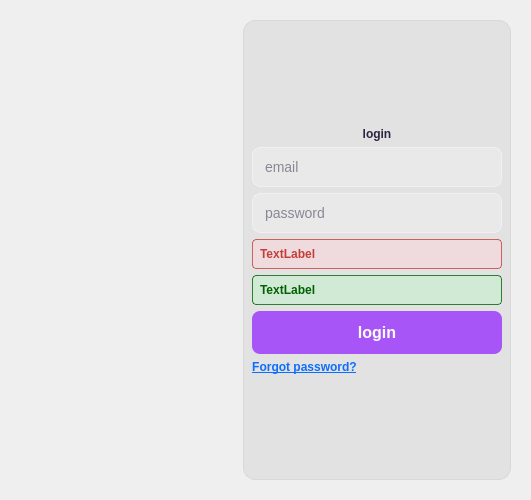
<?xml version="1.0" encoding="UTF-8"?>
<ui version="4.0">
 <class>login_dialog</class>
 <widget class="QDialog" name="login_dialog">
  <property name="geometry">
   <rect>
    <x>0</x>
    <y>0</y>
    <width>531</width>
    <height>500</height>
   </rect>
  </property>
  <property name="sizePolicy">
   <sizepolicy hsizetype="Maximum" vsizetype="Maximum">
    <horstretch>0</horstretch>
    <verstretch>0</verstretch>
   </sizepolicy>
  </property>
  <property name="minimumSize">
   <size>
    <width>531</width>
    <height>300</height>
   </size>
  </property>
  <property name="maximumSize">
   <size>
    <width>531</width>
    <height>500</height>
   </size>
  </property>
  <property name="windowTitle">
   <string>Dialog</string>
  </property>
  <property name="styleSheet">
   <string notr="true">/* -----------------------------------------
   DIALOG BACKGROUND WIDGET
----------------------------------------- */
QWidget#bg_widget {
    /* Full dialog background */
    /* FIX: Switched to background-image and related properties for a full background cover */
    background-image:url(:/icons/assets/sunset_2.jpg) ;
    background-repeat: no-repeat;
    background-position: center;
    background-size: cover; /* Tries to cover the entire area, similar to stretch */
    border: none;
}

/* -----------------------------------------
   FORM WIDGET (on top of background)
----------------------------------------- */
QWidget#form_widget {
    background-color: rgba(220, 220, 220, 0.7); /* translucent grey */
    border: 1px solid rgba(200, 200, 200, 0.5); /* subtle border */
    border-radius: 12px;
    padding: 20px;
}

/* -----------------------------------------
   LABELS INSIDE FORM
----------------------------------------- */
QWidget#form_widget QLabel {
    background: transparent;  /* completely transparent, no outline */
    color: #2D2440;           /* dark text */
    font-weight: 500;
    padding: 0;               /* remove any extra spacing */
    border: none;             /* ensure no borders */
}

/* -----------------------------------------
   FORM INPUTS
----------------------------------------- */
QLineEdit, QTextEdit {
    background-color: rgba(255, 255, 255, 0.25);
    border: 1px solid rgba(255, 255, 255, 0.4);
    border-radius: 8px;
    padding: 10px;
    color: #2D2440;
    font-size: 14px;
}

QLineEdit:focus, QTextEdit:focus {
    background-color: rgba(255, 255, 255, 0.35);
    border: 1px solid rgba(220, 180, 230, 0.8);
}

/* -----------------------------------------
   SIGNUP BUTTON
----------------------------------------- */
QPushButton#login_btn {
    background-color: #A855F7; /* solid purple */
    color: #FFFFFF;            /* white text */
    border: none;              /* clean look */
    border-radius: 8px;
    padding: 12px 20px;
    font-weight: 700;
    font-size: 16px;
}

QPushButton#login_btn:hover {
    background-color: #C084FC; /* lighter purple on hover */
}

QPushButton#login_btn:pressed {
    background-color: #9333EA; /* darker purple on press */
    transform: scale(0.97);
}

/* -----------------------------------------
   FORGOT PASSWORD BUTTON
----------------------------------------- */
QPushButton#forgot_password_btn {
    background-color: transparent;  /* no solid background */
    color: #6B7280;                 /* greyish text (Tailwind gray-500) */
    border: none;
    font-weight: 500;
    font-size: 13px;
    text-decoration: underline;     /* optional: make it look like a link */
    padding: 4px 0;
}

QPushButton#forgot_password_btn:hover {
    color: #4B5563;                 /* slightly darker grey on hover */
    cursor: pointer;                /* show pointer cursor */
}

</string>
  </property>
  <layout class="QHBoxLayout" name="horizontalLayout">
   <item>
    <widget class="QWidget" name="bg_widget" native="true">
     <property name="minimumSize">
      <size>
       <width>0</width>
       <height>80</height>
      </size>
     </property>
     <layout class="QHBoxLayout" name="horizontalLayout_2">
      <item>
       <spacer name="horizontalSpacer">
        <property name="orientation">
         <enum>Qt::Orientation::Horizontal</enum>
        </property>
        <property name="sizeHint" stdset="0">
         <size>
          <width>40</width>
          <height>20</height>
         </size>
        </property>
       </spacer>
      </item>
      <item>
       <spacer name="horizontalSpacer_2">
        <property name="orientation">
         <enum>Qt::Orientation::Horizontal</enum>
        </property>
        <property name="sizeHint" stdset="0">
         <size>
          <width>40</width>
          <height>20</height>
         </size>
        </property>
       </spacer>
      </item>
      <item>
       <widget class="QWidget" name="form_widget" native="true">
        <property name="sizePolicy">
         <sizepolicy hsizetype="Minimum" vsizetype="Preferred">
          <horstretch>0</horstretch>
          <verstretch>0</verstretch>
         </sizepolicy>
        </property>
        <property name="minimumSize">
         <size>
          <width>260</width>
          <height>0</height>
         </size>
        </property>
        <layout class="QVBoxLayout" name="verticalLayout">
         <item>
          <spacer name="verticalSpacer_2">
           <property name="orientation">
            <enum>Qt::Orientation::Vertical</enum>
           </property>
           <property name="sizeHint" stdset="0">
            <size>
             <width>20</width>
             <height>40</height>
            </size>
           </property>
          </spacer>
         </item>
         <item>
          <widget class="QLabel" name="login_lbl">
           <property name="minimumSize">
            <size>
             <width>250</width>
             <height>0</height>
            </size>
           </property>
           <property name="maximumSize">
            <size>
             <width>250</width>
             <height>16777215</height>
            </size>
           </property>
           <property name="text">
            <string>login</string>
           </property>
           <property name="alignment">
            <set>Qt::AlignmentFlag::AlignCenter</set>
           </property>
          </widget>
         </item>
         <item>
          <widget class="QLineEdit" name="email_edt">
           <property name="sizePolicy">
            <sizepolicy hsizetype="Fixed" vsizetype="Fixed">
             <horstretch>0</horstretch>
             <verstretch>0</verstretch>
            </sizepolicy>
           </property>
           <property name="minimumSize">
            <size>
             <width>250</width>
             <height>0</height>
            </size>
           </property>
           <property name="maximumSize">
            <size>
             <width>250</width>
             <height>16777215</height>
            </size>
           </property>
           <property name="placeholderText">
            <string>email</string>
           </property>
          </widget>
         </item>
         <item>
          <layout class="QHBoxLayout" name="horizontalLayout_4" stretch="0">
           <property name="sizeConstraint">
            <enum>QLayout::SizeConstraint::SetDefaultConstraint</enum>
           </property>
           <property name="leftMargin">
            <number>0</number>
           </property>
           <item>
            <widget class="QLineEdit" name="passwrd_edt">
             <property name="sizePolicy">
              <sizepolicy hsizetype="Fixed" vsizetype="Fixed">
               <horstretch>0</horstretch>
               <verstretch>0</verstretch>
              </sizepolicy>
             </property>
             <property name="minimumSize">
              <size>
               <width>250</width>
               <height>0</height>
              </size>
             </property>
             <property name="maximumSize">
              <size>
               <width>250</width>
               <height>16777215</height>
              </size>
             </property>
             <property name="echoMode">
              <enum>QLineEdit::EchoMode::Password</enum>
             </property>
             <property name="placeholderText">
              <string>password</string>
             </property>
            </widget>
           </item>
          </layout>
         </item>
         <item>
          <widget class="QLabel" name="error_lbl">
           <property name="sizePolicy">
            <sizepolicy hsizetype="Preferred" vsizetype="Preferred">
             <horstretch>0</horstretch>
             <verstretch>0</verstretch>
            </sizepolicy>
           </property>
           <property name="minimumSize">
            <size>
             <width>0</width>
             <height>30</height>
            </size>
           </property>
           <property name="maximumSize">
            <size>
             <width>16777214</width>
             <height>16777215</height>
            </size>
           </property>
           <property name="font">
            <font>
             <fontweight>Medium</fontweight>
            </font>
           </property>
           <property name="styleSheet">
            <string notr="true">    background-color: rgba(248, 215, 218, 150); /* light red with 150/255 opacity */
    color: rgb(196, 62, 57);                              /* dark red text */
    border: 1px solid rgba(196, 62, 57, 200);  /* optional semi-transparent border */
    border-radius: 4px;
    padding: 2px 4px;

</string>
           </property>
           <property name="text">
            <string>TextLabel</string>
           </property>
           <property name="wordWrap">
            <bool>true</bool>
           </property>
          </widget>
         </item>
         <item>
          <widget class="QLabel" name="success_lbl">
           <property name="minimumSize">
            <size>
             <width>0</width>
             <height>30</height>
            </size>
           </property>
           <property name="styleSheet">
            <string notr="true">background-color: rgba(198, 239, 206, 150); /* light green with 150/255 opacity */
color: rgb(0, 97, 0);                        /* dark green text */
border: 1px solid rgba(0, 97, 0, 200);      /* optional semi-transparent border */
border-radius: 4px;
padding: 2px 4px;
</string>
           </property>
           <property name="text">
            <string>TextLabel</string>
           </property>
           <property name="wordWrap">
            <bool>true</bool>
           </property>
          </widget>
         </item>
         <item>
          <widget class="QPushButton" name="login_btn">
           <property name="minimumSize">
            <size>
             <width>250</width>
             <height>0</height>
            </size>
           </property>
           <property name="maximumSize">
            <size>
             <width>250</width>
             <height>16777215</height>
            </size>
           </property>
           <property name="text">
            <string>login</string>
           </property>
          </widget>
         </item>
         <item>
          <widget class="QPushButton" name="forgotpass_btn">
           <property name="sizePolicy">
            <sizepolicy hsizetype="Fixed" vsizetype="Fixed">
             <horstretch>0</horstretch>
             <verstretch>0</verstretch>
            </sizepolicy>
           </property>
           <property name="layoutDirection">
            <enum>Qt::LayoutDirection::LeftToRight</enum>
           </property>
           <property name="styleSheet">
            <string notr="true">QPushButton {
        color: #0d6efd;             /* Blue text */
        background-color: transparent;
        border: none;
        text-decoration: underline; /* Underlined like a link */
        font-weight: bold;
    }
    QPushButton:hover {
        color: #0b5ed7;             /* Darker blue on hover */
    }
    QPushButton:pressed {
        color: #0a58ca;             /* Even darker on click */
    }</string>
           </property>
           <property name="text">
            <string>Forgot password?</string>
           </property>
          </widget>
         </item>
         <item>
          <spacer name="verticalSpacer">
           <property name="orientation">
            <enum>Qt::Orientation::Vertical</enum>
           </property>
           <property name="sizeHint" stdset="0">
            <size>
             <width>20</width>
             <height>40</height>
            </size>
           </property>
          </spacer>
         </item>
        </layout>
       </widget>
      </item>
     </layout>
    </widget>
   </item>
  </layout>
 </widget>
 <resources>
  <include location="../resources.qrc"/>
 </resources>
 <connections/>
</ui>
